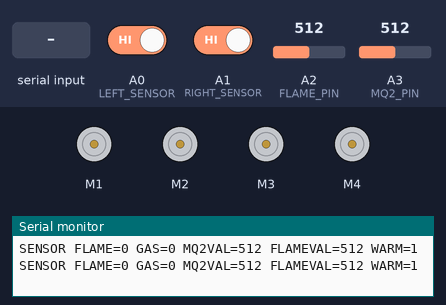
Bench run of a sketch on a simulated Arduino Uno, built with avr-gcc and run on an emulated ATmega328P. Parts: 4 × DC motor (green arrow = forward, orange = backward, longer = faster), the last lines printed to the serial monitor. The inputs (shaded band) are chosen by the test bench; at power-on: A0 (LEFT_SENSOR) HIGH, A1 (RIGHT_SENSOR) HIGH, A2 (FLAME_PIN) = 512, A3 (MQ2_PIN) = 512.

Above: at 1.2 s.
1.3 s: A0 (LEFT_SENSOR) driven LOW
At 2.5 s:
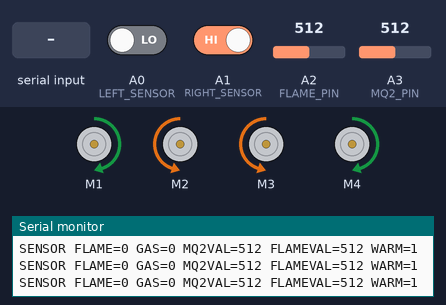
2.8 s: A1 (RIGHT_SENSOR) driven LOW
At 3.7 s:
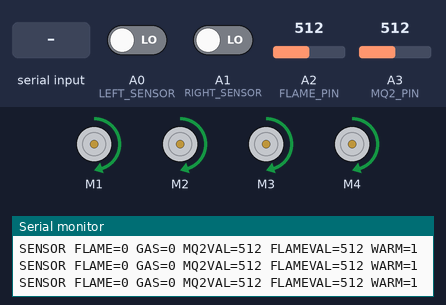
4.3 s: "SPEED90\n" received over Serial
At 5.1 s:
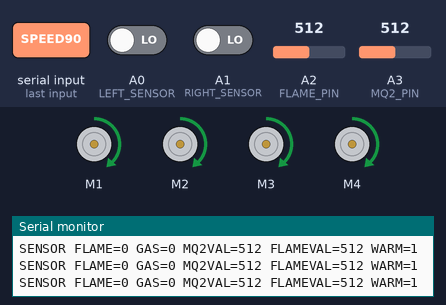
5.8 s: A0 (LEFT_SENSOR) driven HIGH
At 7.0 s:
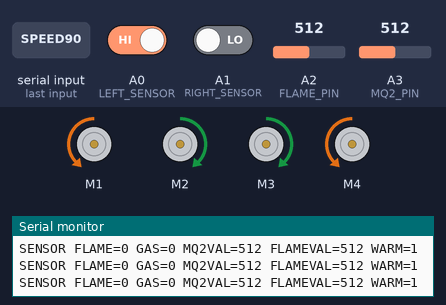
7.3 s: A1 (RIGHT_SENSOR) driven HIGH
At 8.4 s:
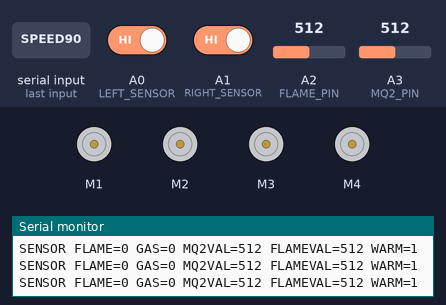
8.8 s: A0 (LEFT_SENSOR) driven LOW
At 9.4 s:
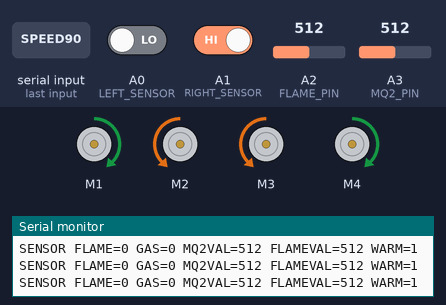
Timing chart, 0 to 11.3 s (numbered marks = the images above; inputs shaded):
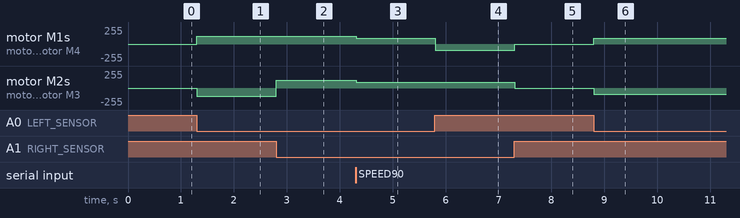

Measured:
- after the input at 1.3 s, motor M1, motor M4: stopped → forward 120/255 at once; motor M2, motor M3: stopped → backward 120/255 at once
- after the input at 2.8 s, motor M2, motor M3: backward 120/255 → forward 120/255 at once
- after the input at 4.3 s, motor M1–4: forward 120/255 → forward 90/255 at once
- after the input at 5.8 s, motor M1, motor M4: forward 90/255 → backward 90/255 at once
- after the input at 7.3 s, motor M1, motor M4: backward 90/255 → stopped at once; motor M2, motor M3: forward 90/255 → stopped at once
- after the input at 8.8 s, motor M1, motor M4: stopped → forward 90/255 at once; motor M2, motor M3: stopped → backward 90/255 at once

The sketch:

mega_motor_shield_linefollower_serial.ino
```cpp
// mega_motor_shield_linefollower_serial.ino
// Adafruit Motor Shield v1 (L293D) + 2 IR sensors + Serial control from Raspberry Pi
#include <AFMotor.h>

// IR Sensors
#define LEFT_SENSOR  A0
#define RIGHT_SENSOR A1

// =========================
// Flame + MQ-2 (Analog)
// NOTE: Keep A0/A1 for line sensors. Use A2/A3 for environment sensors.
// =========================
#define MQ2_PIN   A3
#define FLAME_PIN A2

// Tune thresholds (0–1023)
// MQ-2: higher value usually means more gas/smoke
int GAS_BAD_THRESHOLD = 400;
// Flame: many flame sensors give LOWER value when flame is present
int FLAME_DETECT_THRESHOLD = 450;

// MQ-2 warm-up (ms)
const unsigned long MQ2_WARMUP_MS = 20000;
unsigned long warmup_until = 0;

// Sensor report interval (ms)
const unsigned long SENSOR_INTERVAL_MS = 500;
unsigned long last_sensor_send = 0;

// Motors (Adafruit Motor Shield v1)
AF_DCMotor motor1(1, MOTOR12_1KHZ);  // M1 Rear Left
AF_DCMotor motor2(2, MOTOR12_1KHZ);  // M2 Rear Right
AF_DCMotor motor3(3, MOTOR34_1KHZ);  // M3 Front Right
AF_DCMotor motor4(4, MOTOR34_1KHZ);  // M4 Front Left

// Speed
int SPEED = 120;

// Modes
enum Mode { AUTO_LF, MANUAL };
Mode mode = AUTO_LF;

// Serial input buffer
String cmd = "";

void setAllMotorsSpeed(int spd) {
  motor1.setSpeed(spd);
  motor2.setSpeed(spd);
  motor3.setSpeed(spd);
  motor4.setSpeed(spd);
}

void forward() {
  motor1.run(FORWARD);
  motor2.run(FORWARD);
  motor3.run(FORWARD);
  motor4.run(FORWARD);
}

void backward() {
  motor1.run(BACKWARD);
  motor2.run(BACKWARD);
  motor3.run(BACKWARD);
  motor4.run(BACKWARD);
}

void turnLeft() {
  // spin turn (same as your working logic)
  motor1.run(BACKWARD); // Rear Left
  motor4.run(BACKWARD); // Front Left
  motor2.run(FORWARD);  // Rear Right
  motor3.run(FORWARD);  // Front Right
}

void turnRight() {
  motor1.run(FORWARD);  // Rear Left
  motor4.run(FORWARD);  // Front Left
  motor2.run(BACKWARD); // Rear Right
  motor3.run(BACKWARD); // Front Right
}

void stopMotors() {
  motor1.run(RELEASE);
  motor2.run(RELEASE);
  motor3.run(RELEASE);
  motor4.run(RELEASE);
}

void handleAutoLineFollower() {
  int leftVal  = digitalRead(LEFT_SENSOR);
  int rightVal = digitalRead(RIGHT_SENSOR);

  // 0/0 forward, 0/1 right, 1/0 left, 1/1 stop
  if (leftVal == 0 && rightVal == 0) forward();
  else if (leftVal == 0 && rightVal == 1) turnRight();
  else if (leftVal == 1 && rightVal == 0) turnLeft();
  else stopMotors();
}

void applyCommand(String c) {
  c.trim();
  c.toUpperCase();

  if (c == "STOP") {
    stopMotors();
    return;
  }
  if (c == "AUTO_LF") {
    mode = AUTO_LF;
    stopMotors();
    return;
  }
  if (c == "MANUAL") {
    mode = MANUAL;
    stopMotors();
    return;
  }

  // SPEED <0-255>
  if (c.startsWith("SPEED")) {
    int sp = c.substring(5).toInt();
    if (sp < 0) sp = 0;
    if (sp > 255) sp = 255;
    SPEED = sp;
    setAllMotorsSpeed(SPEED);
    return;
  }

  // Movement commands work only in MANUAL
  if (mode != MANUAL) return;

  if (c == "FWD") forward();
  else if (c == "BACK") backward();
  else if (c == "LEFT") turnLeft();
  else if (c == "RIGHT") turnRight();
}

void readSerialLine() {
  while (Serial.available()) {
    char ch = (char)Serial.read();
    if (ch == '\n') {
      applyCommand(cmd);
      cmd = "";
    } else if (ch != '\r') {
      cmd += ch;
      if (cmd.length() > 40) cmd = ""; // safety
    }
  }
}

void setup() {
  pinMode(LEFT_SENSOR, INPUT);
  pinMode(RIGHT_SENSOR, INPUT);
  Serial.begin(9600);

  // MQ-2 needs warm-up time for stable readings
  warmup_until = millis() + MQ2_WARMUP_MS;

  setAllMotorsSpeed(SPEED);
  stopMotors();
}

void sendSensorStatus() {
  int mq2Value = analogRead(MQ2_PIN);
  int flameValue = analogRead(FLAME_PIN);

  bool warming = (millis() < warmup_until);
  bool gasBad = (!warming) && (mq2Value >= GAS_BAD_THRESHOLD);
  bool flameDetected = (flameValue < FLAME_DETECT_THRESHOLD);

  // One line, easy to parse on Raspberry Pi
  // Example:
  // SENSOR FLAME=1 GAS=0 MQ2VAL=356 FLAMEVAL=512 WARM=1
  Serial.print("SENSOR ");
  Serial.print("FLAME="); Serial.print(flameDetected ? 1 : 0);
  Serial.print(" GAS="); Serial.print(gasBad ? 1 : 0);
  Serial.print(" MQ2VAL="); Serial.print(mq2Value);
  Serial.print(" FLAMEVAL="); Serial.print(flameValue);
  Serial.print(" WARM="); Serial.println(warming ? 1 : 0);
}

void loop() {
  readSerialLine();

  if (mode == AUTO_LF) {
    handleAutoLineFollower();
  }

  // periodic sensor publish
  if (millis() - last_sensor_send >= SENSOR_INTERVAL_MS) {
    last_sensor_send = millis();
    sendSensorStatus();
  }

  delay(5); // reduce jitter
}
```
